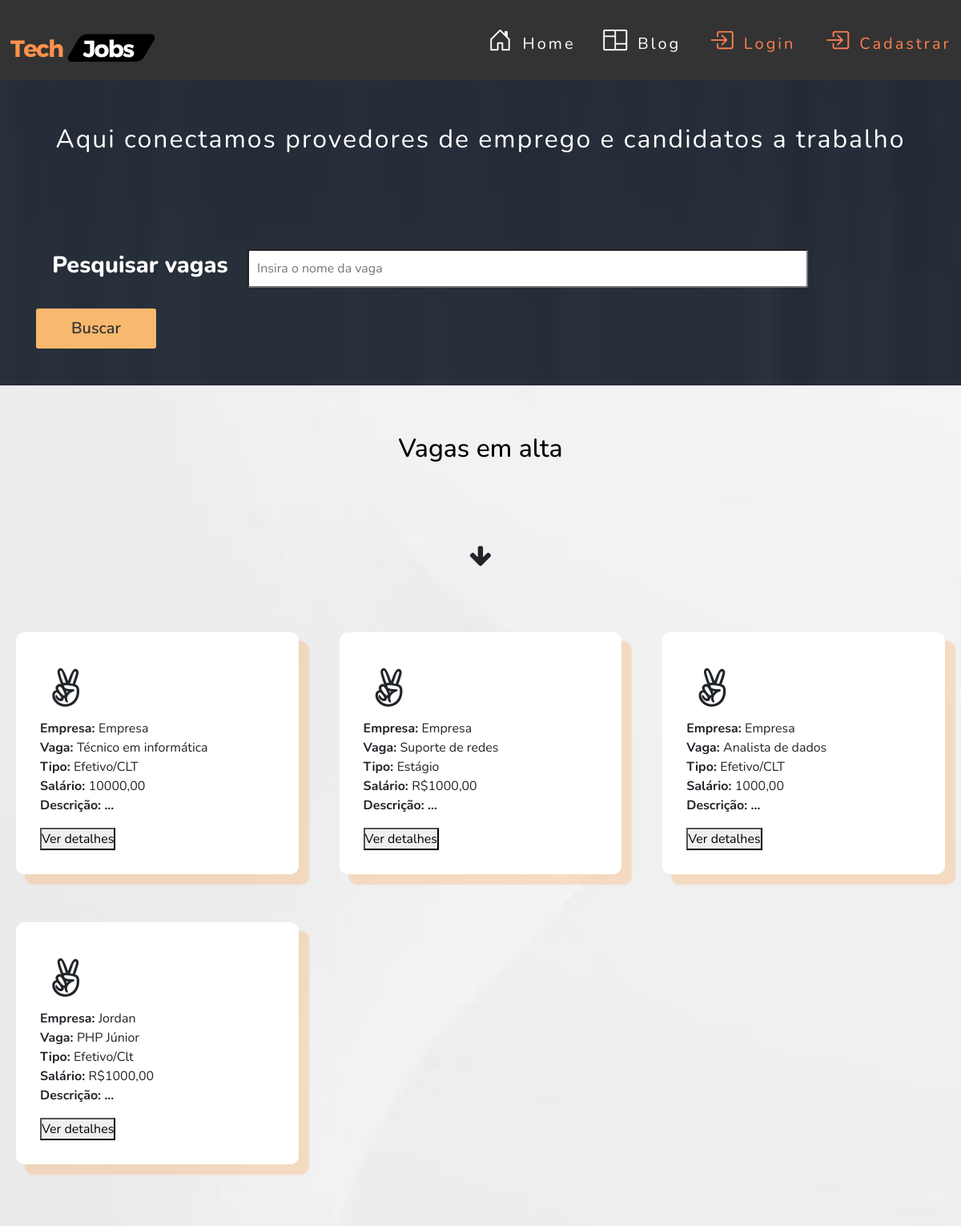
Before: /view/index.php (upper part) with the older database file.
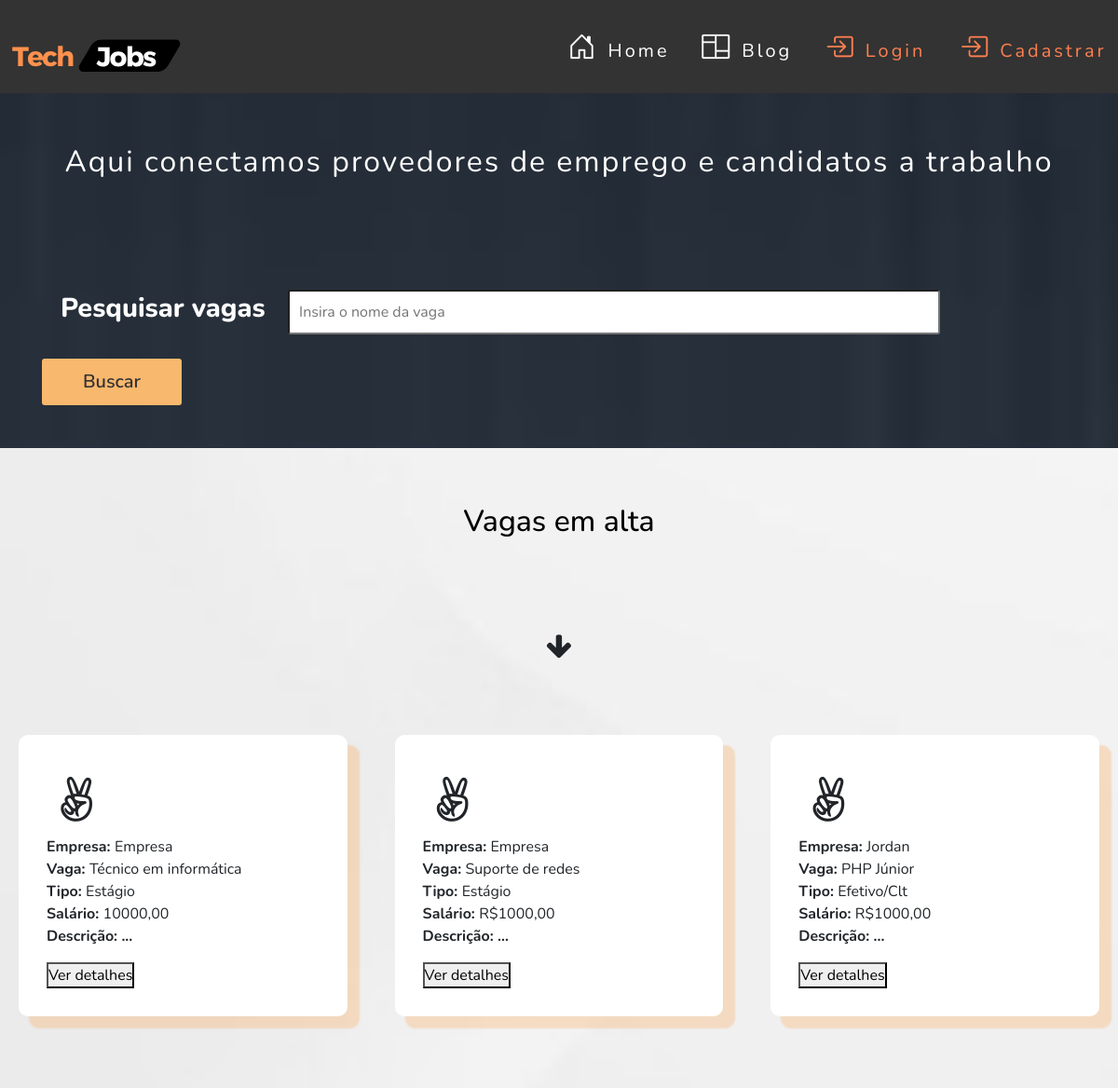
After: the same page with the newer database file.
### tables this page shows
CREATE TABLE `vaga` (
  `id` int NOT NULL,
  `nome` varchar(50) NOT NULL,
  `tipo` varchar(30) NOT NULL,
  `descricao` longtext NOT NULL,
  `salario` varchar(50) NOT NULL,
  `carga_horaria` varchar(100) NOT NULL,
  `data_publicacao` date NOT NULL,
  `data_expiracao` date NOT NULL,
  `usuario_id` int DEFAULT NULL
);

CREATE TABLE `usuario` (
  `id` int NOT NULL,
  `nome` varchar(40) DEFAULT NULL,
  `razao_social` varchar(50) DEFAULT NULL,
  `cpf` varchar(20) DEFAULT NULL,
  `cnpj` varchar(18) DEFAULT NULL,
  `senha` varchar(50) DEFAULT NULL,
  `email` varchar(50) NOT NULL,
  `sexo` varchar(20) DEFAULT NULL,
  `ddi` varchar(6) DEFAULT NULL,
  `ddd` varchar(20) DEFAULT NULL,
  `numero` varchar(17) DEFAULT NULL,
  `cep` varchar(15) DEFAULT NULL,
  `cidade` varchar(30) DEFAULT NULL,
  `logradouro` varchar(10) DEFAULT NULL,
  `bairro` varchar(30) DEFAULT NULL,
  `lote` varchar(10) DEFAULT NULL,
  `rua` varchar(30) DEFAULT NULL,
  `complemento` varchar(20) DEFAULT NULL,
  `perfil_id` int DEFAULT NULL
);

### src/database/conexao.php (called while the page is built)
<?php
class Conexao
{
    public static function getConexao()
    {
        try {
            return new PDO("mysql:host=127.0.0.1;dbname=techjobsdb", "root", "");
        } catch (\PDOException $e) {
            echo 'Error ao conectar com banco de dados. ' . $e->getMessage();
            return null;
        }
    }
}

### src/dao/vagadao.php (called while the page is built, shortened)
<?php
include_once __DIR__ . '/../database/conexao.php';
class  VagaDAO
{
    private $dbh;
    public function __construct()
    {
        $this->dbh = Conexao::getConexao();
    }
    public function getAll()
    {
        $query = "SELECT * FROM vaga";
        $stmt = $this->dbh->query($query);
        $rows = $stmt->fetchAll();
        $this->dbh = null;
        return $rows;
    }
}

### src/dao/usuariodao.php (called while the page is built, shortened)
<?php
include_once __DIR__ . '/../database/conexao.php';
class  UsuarioDAO
{
    private $dbh;
    public function __construct()
    {
        $this->dbh = Conexao::getConexao();
    }
    public function getById($id)
    {
        $query = "SELECT * FROM usuario WHERE id = :id";
        $stmt = $this->dbh->prepare($query);
        $stmt->bindParam(":id", $id);
        $stmt->execute();
        $row = $stmt->fetch(PDO::FETCH_BOTH);
        $this->dbh = null;
        return $row;
    }
}

### vaga/all.php (the view, shortened to what this page needs)
<?php
require_once __DIR__ . '/../src/dao/vagadao.php';
require_once __DIR__ . '/../src/dao/usuariodao.php';
$dao = new VagaDAO();
$vagas = $dao->getAll();
foreach ($vagas
         as $vaga) { ?>
    <?php
    $id = $vaga['usuario_id'];
    $dao1 = new UsuarioDAO();
    $usuario = $dao1->getById($id);
    ?>
    <article>
        <div class="icon"><i class="fa fa-3x fa-angellist"></i></div>
        <?php echo '<strong>Empresa: </strong>' . $usuario[1] ?><br>
        <div class="content" title="<?= $vaga['descricao'] ?>">
            <?php echo '<strong>Vaga: </strong>' . $vaga['nome'] ?><br>
            <p><?php echo '<strong>Tipo: </strong> ' . $vaga['tipo'] ?><br>
                <?php echo '<strong>Salário: </strong> ' . $vaga['salario'] ?><br>
                <?php echo '<strong>Descrição: ...</strong> '; ?>
            </p>
            <span>
               <a href="../vaga/candidatar.php?id=<?= $vaga['id'] ?>">
                    <button type="submit"
                            class="btn-orange">Ver detalhes</button>
               </a>
            </span>
        </div>
    </article>
<?php } ?>

Changed rows visible on the page:
removed vaga: usuario.nome "Empresa", nome "Analista de dados", tipo "Efetivo/CLT", salario "1000,00"
changed vaga "Técnico em informática": tipo "Efetivo/CLT" → "Estágio"
